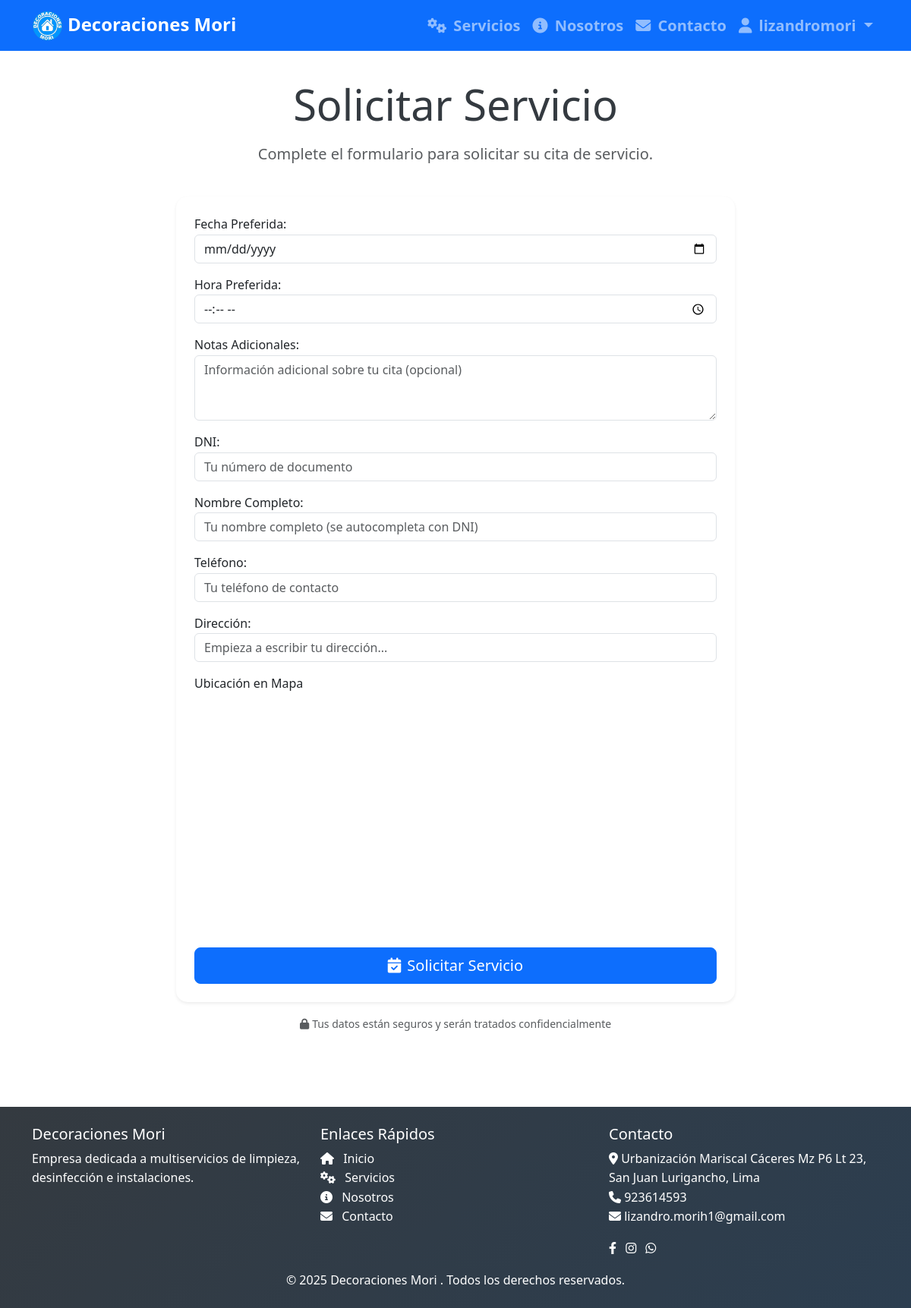
The app's page /appointments/request/1/ (signed in) with its own data.
### site_config/models.py (models this page shows, shortened)
class SiteSettings(models.Model):
    site_name = models.CharField(max_length=100, default="Decoraciones Mori", verbose_name="Nombre del sitio")
    logo = models.ImageField(upload_to='site_settings/', verbose_name="Logo")
    favicon = models.ImageField(upload_to='site_settings/', blank=True, null=True, verbose_name="Favicon")
    footer_text = models.TextField(blank=True, verbose_name="Texto del pie de página")
    facebook_url = models.URLField(blank=True, verbose_name="URL de Facebook")
    instagram_url = models.URLField(blank=True, verbose_name="URL de Instagram")
    whatsapp_number = models.CharField(max_length=20, blank=True, verbose_name="Número de WhatsApp")
    address = models.TextField(blank=True, verbose_name="Dirección")
    phone = models.CharField(max_length=20, blank=True, verbose_name="Teléfono")
    email = models.EmailField(blank=True, verbose_name="Email")
    class Meta:
        verbose_name = "Configuración del sitio"
        verbose_name_plural = "Configuración del sitio"

### accounts/models.py (models this page shows, shortened)
class User(AbstractUser):
    phone_number = models.CharField(_("Phone number"), max_length=15, blank=True)
    address = models.TextField(_("Address"), blank=True)
    dni = models.CharField(_("DNI"), max_length=20, blank=True)
    is_verified = models.BooleanField(_("Is verified"), default=False)
    verification_code = models.CharField(_("Verification code"), max_length=10, blank=True, null=True)
    code_expiry = models.DateTimeField(_("Code expiry"), blank=True, null=True)
    groups = models.ManyToManyField(
        'auth.Group',
        related_name='custom_user_set',
        blank=True,
        help_text=_('The groups this user belongs to.'),
        verbose_name=_('groups'),
    )
    user_permissions = models.ManyToManyField(
        'auth.Permission',
        related_name='custom_user_set',
        blank=True,
        help_text=_('Specific permissions for this user.'),
        verbose_name=_('user permissions'),
    )
    class Meta:
        db_table = 'usuario'
        verbose_name = _("User")
        verbose_name_plural = _("Users")

### appointments/views.py (the view, shortened to what this page needs)
# urls.py: path('request/<int:service_id>/', AppointmentRequestView.as_view(), name='request'), # Ruta principal para solicitar
class AppointmentRequestView(LoginRequiredMixin, CreateView):
    login_url = 'account_login' # Asegúrate que esta URL name exista en tu app accounts/urls.py
    model = Appointment
    form_class = AppointmentRequestForm
    template_name = 'appointments/request_appointment.html'
    def get_form_kwargs(self):
        kwargs = super().get_form_kwargs()
        kwargs['service_id'] = self.kwargs.get('service_id')
        kwargs['user'] = self.request.user # <-- AÑADE ESTA LÍNEA
        return kwargs
    def get_context_data(self, **kwargs):
        context = super().get_context_data(**kwargs)
        context['service'] = get_object_or_404(Service, pk=self.kwargs.get('service_id'))
        context['MAPS_API_KEY'] = settings.MAPS_API_KEY
        context['js_translations'] = {
            'marker_title': gettext('Arrastra para ajustar la ubicación exacta'),
            'geocoding_failed': gettext('Geocodificación inversa falló:'),
            'autocomplete_no_geometry': gettext('Lugar de Autocomplete no tiene geometría:'),
            'alert_dni_error': gettext('Error al buscar DNI:'), # Ejemplo si tienes alertas en DNI JS
            'alert_config_error': gettext('Error de configuración interna. Por favor, recarga la página.'), # Ejemplo
        }
        return context

### site_config/context_processors.py (called while the page is built)
def site_settings(request):
    try:
        settings = SiteSettings.objects.first()
    except:
        settings = None
    try:
        carousel_images = CarouselImage.objects.filter(active=True).order_by('order')
    except:
        carousel_images = []
    try:
        site_images = {img.location: img for img in SiteImage.objects.all()}
    except:
        site_images = {}
    return {
        'site_settings': settings,
        'carousel_images': carousel_images,
        'site_images': site_images
    }

### appointments/templates/appointments/request_appointment.html (shortened to what this page needs)
{% extends "base.html" %}
{% load i18n %}
{% load form_tags %}
{% block content %}
<section class="appointment-request py-5">
    <div class="container">
        <div class="row mb-4">
            <div class="col-12 text-center">
                <h1 class="display-4 mb-3">Solicitar Servicio</h1>
                <p class="lead text-muted">Complete el formulario para solicitar su cita de servicio.</p>
            </div>
        </div>
        <div class="row justify-content-center">
            <div class="col-md-10 col-lg-8">
                <div class="card shadow-sm">
                    <div class="card-body p-4">
                        <form method="post" novalidate>
                            {{ form.as_p }}
                            <div class="mb-3">
                                <label class="form-label">Ubicación en Mapa</label>
                                <div id="map_canvas" style="width: 100%; height: 300px; margin-top: 10px; border-radius: 4px;"></div>
                            </div>
                            <div class="d-grid">
                                <button type="submit" class="btn btn-primary btn-lg">
                                    <i class="fas fa-calendar-check me-2"></i>Solicitar Servicio
                                </button>
                            </div>
                        </form>
                    </div>
                </div>
                <div class="text-center mt-3">
                    <small class="text-muted">
                        <i class="fas fa-lock me-1"></i>Tus datos están seguros y serán tratados confidencialmente
                    </small>
                </div>
            </div>
        </div>
    </div>
</section>
{% endblock %}

### templates/base.html (shortened to what this page needs)
{% load static %}
<!DOCTYPE html>
<html lang="es">
<head>
    <link rel="stylesheet" href="https://cdn.jsdelivr.net/npm/flatpickr/dist/flatpickr.min.css">
    <link href="https://cdn.jsdelivr.net/npm/bootstrap@5.3.0/dist/css/bootstrap.min.css" rel="stylesheet">
    <link rel="stylesheet" href="https://cdnjs.cloudflare.com/ajax/libs/font-awesome/6.4.0/css/all.min.css">
    <link rel="stylesheet" href="https://cdnjs.cloudflare.com/ajax/libs/animate.css/4.1.1/animate.min.css">
    <link rel="stylesheet" href="{% static 'css/style.css' %}">
    <link rel="stylesheet" href="{% static 'css/form_citas_extras.css' %}">
    <link rel="stylesheet" href="{% static 'css/base.css' %}">
</head>
<body>
    <nav class="navbar navbar-expand-lg navbar-dark bg-primary fixed-top">
        <div class="container lead">
            <a class="navbar-brand animate__animated animate__bounceInLeft" href="{% url 'home' %}">
                {% if site_settings and site_settings.logo %}
                    <img src="{{ site_settings.logo.url }}" alt="{{ site_settings.site_name }}" height="40" class="d-inline-block align-middle">
                {% else %}
                    <img src="{% static 'imagen/logo.png' %}" alt="DecoracionesMori" height="40" class="d-inline-block align-middle">
                {% endif %}
                {% if site_settings %}{{ site_settings.site_name }}{% else %}Decoraciones Mori{% endif %}
            </a>
            <div class="collapse navbar-collapse justify-content-end" id="navbarNav">
                <ul class="navbar-nav">
                    <li class="nav-item">
                        <a class="nav-link fw-bold  animate__animated animate__fadeInDown animate__delay-0-5s" href="{% url 'services:service_list' %}"><i class="fas fa-cogs me-1"></i> Servicios</a>
                    </li>
                    <li class="nav-item">
                        <a class="nav-link fw-bold animate__animated animate__fadeInDown animate__delay-0-6s" href="{% url 'services:nosotros' %}"><i class="fas fa-info-circle me-1"></i> Nosotros</a>
                    </li>
                    <li class="nav-item">
                        <a class="nav-link fw-bold animate__animated animate__fadeInDown animate__delay-0-7s" href="{% url 'services:contacto' %}"><i class="fas fa-envelope me-1"></i> Contacto</a>
                    </li>
                    {% if user.is_authenticated %}
                    <li class="nav-item dropdown fw-bold animate__animated animate__fadeInDown animate__delay-1s">
                        <a class="nav-link fw-bold dropdown-toggle" href="#" id="navbarDropdown" role="button" data-bs-toggle="dropdown" aria-expanded="false">
                            <i class="fas fa-user me-1"></i> {{ user.username }}
                        </a>
                    </li>
                    {% endif %}
                </ul>
            </div>
        </div>
    </nav>
    <main class="mt-5 pt-2">
        {% block content %}{% endblock %}
    </main>
    <footer class="footer mt-5 py-4 bg-dark text-white animate__animated animate__fadeInUp animate__delay-0-3s">
        <div class="container">
            <div class="row">
                <div class="col-md-4">
                    <h5>{% if site_settings %}{{ site_settings.site_name }}{% else %}DecoracionesMori{% endif %}</h5>
                    <p>Empresa dedicada a multiservicios de limpieza, desinfección e instalaciones.</p>
                </div>
                <div class="col-md-4">
                    <h5>Enlaces Rápidos</h5>
                    <ul class="list-unstyled">
                        <li><a href="{% url 'home' %}" class="text-white"><i class="fas fa-home me-2"></i> Inicio</a></li>
                        <li><a href="{% url 'services:service_list' %}" class="text-white"><i class="fas fa-cogs me-2"></i> Servicios</a></li>
                        <li><a href="{% url 'services:nosotros' %}" class="text-white"><i class="fas fa-info-circle me-2"></i> Nosotros</a></li>
                        <li><a href="{% url 'services:contacto' %}" class="text-white"><i class="fas fa-envelope me-2"></i> Contacto</a></li>
                    </ul>
                </div>
                <div class="col-md-4">
                    <h5>Contacto</h5>
                    <address>
                        {% if site_settings and site_settings.address %}
                            <i class="fas fa-map-marker-alt"></i> {{ site_settings.address }}<br>
                        {% else %}
                            <i class="fas fa-map-marker-alt"></i> Urbanización Mariscal Cáceres Mz P6 Lt 23, San Juan Lurigancho, Lima<br>
                        {% endif %}
                        {% if site_settings and site_settings.phone %}
                            <i class="fas fa-phone"></i> {{ site_settings.phone }}<br>
                        {% else %}
                            <i class="fas fa-phone"></i> +51 923 614 593<br>
                        {% endif %}
                        {% if site_settings and site_settings.email %}
                            <i class="fas fa-envelope"></i> {{ site_settings.email }}
                        {% else %}
                            <i class="fas fa-envelope"></i> lizandro.morih1@gmail.com
                        {% endif %}
                    </address>
                    <div class="social-icons">
                        {% if site_settings and site_settings.facebook_url %}
                            <a href="{{ site_settings.facebook_url }}" class="text-white me-2" target="_blank" rel="noopener noreferrer"><i class="fab fa-facebook-f"></i></a>
                        {% else %}
                            <a href="https://www.facebook.com/decoracionesmori" class="text-white me-2" target="_blank" rel="noopener noreferrer"><i class="fab fa-facebook-f"></i></a>
                        {% endif %}
                        {% if site_settings and site_settings.instagram_url %}
                            <a href="{{ site_settings.instagram_url }}" class="text-white me-2" target="_blank" rel="noopener noreferrer"><i class="fab fa-instagram"></i></a>
                        {% else %}
                            <a href="https://www.instagram.com/decoracionesmori/" class="text-white me-2" target="_blank" rel="noopener noreferrer"><i class="fab fa-instagram"></i></a>
                        {% endif %}
                        {% if site_settings and site_settings.whatsapp_number %}
                            <a href="https://wa.me/{{ site_settings.whatsapp_number }}" class="text-white me-2" target="_blank" rel="noopener noreferrer"><i class="fab fa-whatsapp"></i></a>
                        {% else %}
                            <a href="https://wa.me/51923614593" class="text-white me-2" target="_blank" rel="noopener noreferrer"><i class="fab fa-whatsapp"></i></a>
                        {% endif %}
                    </div>
                </div>
            </div>
            <div class="row mt-3">
                <div class="col-12 text-center">
                    <p class="mb-0">{% if site_settings and site_settings.footer_text %}{{ site_settings.footer_text|safe }}{% else %}&copy; {% now "Y" %} DecoracionesMori. Todos los derechos reservados.{% endif %}</p>
                </div>
            </div>
        </div>
    </footer>
</body>
</html>

### static/css/style.css (style rules this page uses)
:root { --primary-color: #3a7bd5; --secondary-color: #6c757d; --accent-color: #ffa500; --light-bg: #f8f9fa; --dark-bg: #343a40; --transition-speed: 0.3s; --box-shadow: 0 5px 15px rgba(0, 0, 0, 0.1); --border-radius: 0.8rem; }
body { font-family: 'Poppins', sans-serif; transition: background-color 0.3s ease; }

### static/css/base.css (style rules this page uses)
:root { --primary-color: #007bff; --secondary-color: #6c757d; --success-color: #28a745; --danger-color: #dc3545; --warning-color: #ffc107; --info-color: #17a2b8; --light-color: #f8f9fa; --dark-color: #343a40; --font-family: 'Segoe UI', Tahoma, Geneva, Verdana, sans-serif; }
* { margin: 0; padding: 0; box-sizing: border-box; }
body { font-family: var(--font-family); line-height: 1.6; color: var(--dark-color); background-color: #ffffff; }
.navbar-brand { font-weight: 700; font-size: 1.5rem; }
.btn { border-radius: 8px; font-weight: 500; transition: all 0.3s ease; }
.card { border: none; border-radius: 15px; box-shadow: 0 2px 10px rgba(0,0,0,0.1); transition: transform 0.3s ease, box-shadow 0.3s ease; }
.footer { background: linear-gradient(135deg, var(--dark-color) 0%, #2c3e50 100%); }
.footer a { color: #ffffff; text-decoration: none; transition: color 0.3s ease; }

### records on screen
SiteSettings: logo (picture), site_name "Decoraciones Mori", address "Urbanización Mariscal Cáceres Mz P6 Lt 23, San Juan Lurigancho, Lima", phone "923614593", email "lizandro.morih1@gmail.com", footer_text "© 2025 Decoraciones Mori . Todos los derechos reservados."
User: username "lizandromori"
